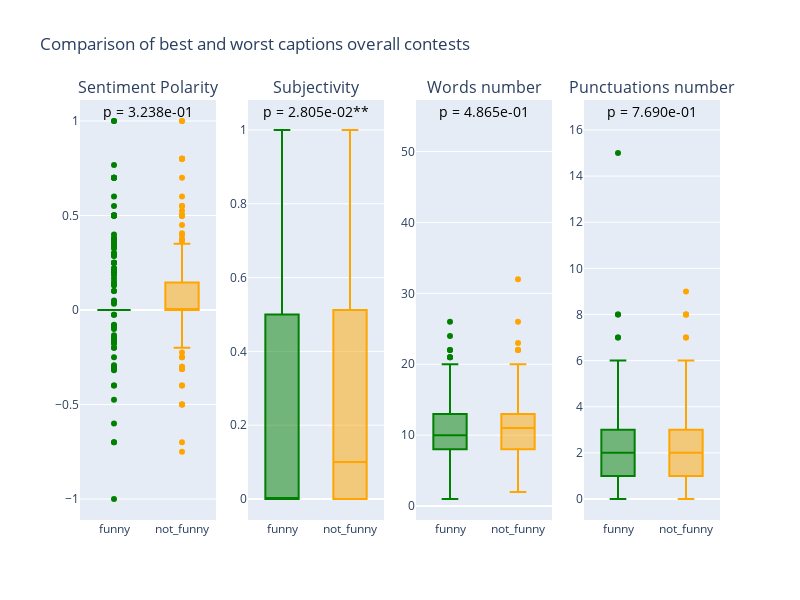

Notebook code for this chart:
### Code cell
#Fonciton plot
from scipy.stats import ttest_ind
from plotly.subplots import make_subplots
import plotly.graph_objects as go
# Figure V2 avec pour chaque cartoons

features = ['polarity', 'subjectivity', 'num_words', 'num_punct']#, 'num_repeats'
columns_category = 'caption_type'

def plot_boxplot_interactive(df, columns_category, features, save_fig = False, title=None):
    feature_labels = {
        'polarity': 'Sentiment Polarity',
        'subjectivity': 'Subjectivity',
        'num_words': 'Words number',
        'num_punct': 'Punctuations number',
        'num_repeats': 'Repetition'
    }
    groups = df[columns_category].unique()
    base_colors = ['green', 'orange']

    colors = {
        grp: base_colors[i] if i < len(base_colors) else 'gray'
        for i, grp in enumerate(groups)
    }
    #colors = {'best':'green',  'worst':'orange'}

    # Calculer les p-values et les stocker dans un dictionnaire
    p_values = {}
    for f in features:
        g1 = df[df[columns_category]==groups[0]][f]
        g2 = df[df[columns_category]==groups[1]][f]
        t_stat, p_val = ttest_ind(g1, g2, equal_var=False)
        p_values[f] = p_val

    # Créer le plot
    fig = make_subplots(rows=1, cols=len(features),subplot_titles=[feature_labels[f] for f in features])#,horizontal_spacing=0.05 

    
    for i, f in enumerate(features):
        for grp in df[columns_category].unique():
            
            df_sub = df[df[columns_category] == grp]

            fig.add_trace(
                go.Box(
                    y=df_sub[f],
                    name=grp,
                    marker_color=colors.get(grp, 'black'),
                    
                    customdata=df_sub[['caption_id', 'funny_score_scaled','source_id']],
                    hovertemplate=
                        "<b>Value:</b> %{y:.2f}<br>" +
                        "<b>Funny score:</b> %{customdata[1]:.2f}<br>" +
                        "<b>Caption ID:</b> %{customdata[0]}<br>" +
                        "<b>Contest ID:</b> %{customdata[2]}<br>" +
                        "<extra></extra>"
                ),
                row=1, col=i+1
            )

        
        # Ajouter l'annotation p-value **une seule fois par feature**
        y_max = df_combined[f].max()
        text_annot = f"p = {p_values[f]:.3e}" + ("**" if p_values[f] < 0.05 else "")

        fig.add_annotation(
            x=0.5, y=y_max*1.05,
            text=text_annot,
            showarrow=False,
            font=dict(size=14, color="black"),
            xref=f"x{i+1}",
            yref=f"y{i+1}"
        )
    # Change this for other purpose than axe 1 - part 1   
    if columns_category == "caption_type":
        title_cat = "Comparison of best and worst captions in each contest"
    else:
        title_cat = "Comparison of best and worst captions overall contests"


    fig.update_layout(height=600, width=200*len(features), showlegend=False,
                      title = title_cat)
    
    if save_fig:
        fig.write_html(f"plot{title}.html")
    fig.show()


#plot_boxplot_interactive(df_combined, "caption_type", features, save_fig=True, title="best_vs_worst_captions")
plot_boxplot_interactive(dataAm_rf_filtered, "funny_group3", features, save_fig=True, title="funny_vs_not_funny")

### Figure 1 — Plotly figure (JSON) as saved in the notebook; plotly's stock layout.template omitted (floating-point values rounded to 4 significant figures; data arrays with more than 128 entries replaced by an {"elided": "..."} marker saying what was removed)
{"data": [{"customdata": {"elided": "231x3 float values"}, "hovertemplate": "<b>Value:</b> %{y:.2f}<br><b>Funny score:</b> %{customdata[1]:.2f}<br><b>Caption ID:</b> %{customdata[0]}<br><b>Contest ID:</b> %{customdata[2]}<br><extra></extra>", "marker": {"color": "green"}, "name": "funny", "type": "box", "xaxis": "x", "y": {"elided": "231 float values"}, "yaxis": "y"}, {"customdata": {"elided": "230x3 float values"}, "hovertemplate": "<b>Value:</b> %{y:.2f}<br><b>Funny score:</b> %{customdata[1]:.2f}<br><b>Caption ID:</b> %{customdata[0]}<br><b>Contest ID:</b> %{customdata[2]}<br><extra></extra>", "marker": {"color": "orange"}, "name": "not_funny", "type": "box", "xaxis": "x", "y": {"elided": "230 float values"}, "yaxis": "y"}, {"customdata": {"elided": "231x3 float values"}, "hovertemplate": "<b>Value:</b> %{y:.2f}<br><b>Funny score:</b> %{customdata[1]:.2f}<br><b>Caption ID:</b> %{customdata[0]}<br><b>Contest ID:</b> %{customdata[2]}<br><extra></extra>", "marker": {"color": "green"}, "name": "funny", "type": "box", "xaxis": "x2", "y": {"elided": "231 float values"}, "yaxis": "y2"}, {"customdata": {"elided": "230x3 float values"}, "hovertemplate": "<b>Value:</b> %{y:.2f}<br><b>Funny score:</b> %{customdata[1]:.2f}<br><b>Caption ID:</b> %{customdata[0]}<br><b>Contest ID:</b> %{customdata[2]}<br><extra></extra>", "marker": {"color": "orange"}, "name": "not_funny", "type": "box", "xaxis": "x2", "y": {"elided": "230 float values"}, "yaxis": "y2"}, {"customdata": {"elided": "231x3 float values"}, "hovertemplate": "<b>Value:</b> %{y:.2f}<br><b>Funny score:</b> %{customdata[1]:.2f}<br><b>Caption ID:</b> %{customdata[0]}<br><b>Contest ID:</b> %{customdata[2]}<br><extra></extra>", "marker": {"color": "green"}, "name": "funny", "type": "box", "xaxis": "x3", "y": {"elided": "231 int values"}, "yaxis": "y3"}, {"customdata": {"elided": "230x3 float values"}, "hovertemplate": "<b>Value:</b> %{y:.2f}<br><b>Funny score:</b> %{customdata[1]:.2f}<br><b>Caption ID:</b> %{customdata[0]}<br><b>Contest ID:</b> %{customdata[2]}<br><extra></extra>", "marker": {"color": "orange"}, "name": "not_funny", "type": "box", "xaxis": "x3", "y": {"elided": "230 int values"}, "yaxis": "y3"}, {"customdata": {"elided": "231x3 float values"}, "hovertemplate": "<b>Value:</b> %{y:.2f}<br><b>Funny score:</b> %{customdata[1]:.2f}<br><b>Caption ID:</b> %{customdata[0]}<br><b>Contest ID:</b> %{customdata[2]}<br><extra></extra>", "marker": {"color": "green"}, "name": "funny", "type": "box", "xaxis": "x4", "y": {"elided": "231 int values"}, "yaxis": "y4"}, {"customdata": {"elided": "230x3 float values"}, "hovertemplate": "<b>Value:</b> %{y:.2f}<br><b>Funny score:</b> %{customdata[1]:.2f}<br><b>Caption ID:</b> %{customdata[0]}<br><b>Contest ID:</b> %{customdata[2]}<br><extra></extra>", "marker": {"color": "orange"}, "name": "not_funny", "type": "box", "xaxis": "x4", "y": {"elided": "230 int values"}, "yaxis": "y4"}], "layout": {"annotations": [{"font": {"size": 16}, "showarrow": false, "text": "Sentiment Polarity", "x": 0.1062, "xanchor": "center", "xref": "paper", "y": 1, "yanchor": "bottom", "yref": "paper"}, {"font": {"size": 16}, "showarrow": false, "text": "Subjectivity", "x": 0.3688, "xanchor": "center", "xref": "paper", "y": 1, "yanchor": "bottom", "yref": "paper"}, {"font": {"size": 16}, "showarrow": false, "text": "Words number", "x": 0.6313, "xanchor": "center", "xref": "paper", "y": 1, "yanchor": "bottom", "yref": "paper"}, {"font": {"size": 16}, "showarrow": false, "text": "Punctuations number", "x": 0.8938, "xanchor": "center", "xref": "paper", "y": 1, "yanchor": "bottom", "yref": "paper"}, {"font": {"color": "black", "size": 14}, "showarrow": false, "text": "p = 3.238e-01", "x": 0.5, "xref": "x", "y": 1.05, "yref": "y"}, {"font": {"color": "black", "size": 14}, "showarrow": false, "text": "p = 2.805e-02**", "x": 0.5, "xref": "x2", "y": 1.05, "yref": "y2"}, {"font": {"color": "black", "size": 14}, "showarrow": false, "text": "p = 4.865e-01", "x": 0.5, "xref": "x3", "y": 55.65, "yref": "y3"}, {"font": {"color": "black", "size": 14}, "showarrow": false, "text": "p = 7.690e-01", "x": 0.5, "xref": "x4", "y": 16.8, "yref": "y4"}], "height": 600, "showlegend": false, "title": {"text": "Comparison of best and worst captions overall contests"}, "width": 800, "xaxis": {"anchor": "y", "domain": [0, 0.2125]}, "xaxis2": {"anchor": "y2", "domain": [0.2625, 0.475]}, "xaxis3": {"anchor": "y3", "domain": [0.525, 0.7375]}, "xaxis4": {"anchor": "y4", "domain": [0.7875, 1]}, "yaxis": {"anchor": "x", "domain": [0, 1]}, "yaxis2": {"anchor": "x2", "domain": [0, 1]}, "yaxis3": {"anchor": "x3", "domain": [0, 1]}, "yaxis4": {"anchor": "x4", "domain": [0, 1]}}}
